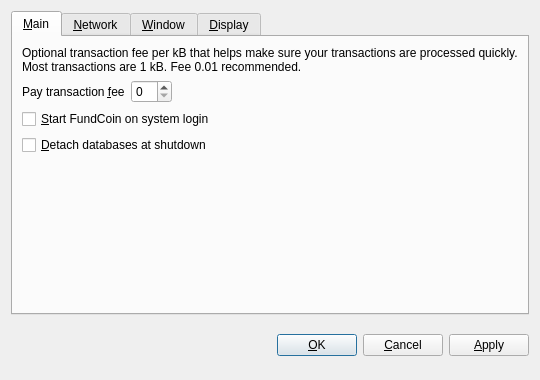
<?xml version="1.0" encoding="UTF-8"?>
<ui version="4.0">
 <class>OptionsDialog</class>
 <widget class="QDialog" name="OptionsDialog">
  <property name="geometry">
   <rect>
    <x>0</x>
    <y>0</y>
    <width>540</width>
    <height>380</height>
   </rect>
  </property>
  <property name="windowTitle">
   <string>Options</string>
  </property>
  <property name="modal">
   <bool>true</bool>
  </property>
  <layout class="QVBoxLayout" name="verticalLayout">
   <item>
    <widget class="QTabWidget" name="tabWidget">
     <property name="tabPosition">
      <enum>QTabWidget::North</enum>
     </property>
     <property name="currentIndex">
      <number>0</number>
     </property>
     <widget class="QWidget" name="tabMain">
      <attribute name="title">
       <string>&amp;Main</string>
      </attribute>
      <layout class="QVBoxLayout" name="verticalLayout_Main">
       <item>
        <widget class="QLabel" name="transactionFeeInfoLabel">
         <property name="text">
          <string>Optional transaction fee per kB that helps make sure your transactions are processed quickly. Most transactions are 1 kB. Fee 0.01 recommended.</string>
         </property>
         <property name="textFormat">
          <enum>Qt::PlainText</enum>
         </property>
         <property name="wordWrap">
          <bool>true</bool>
         </property>
        </widget>
       </item>
       <item>
        <layout class="QHBoxLayout" name="horizontalLayout_Main">
         <item>
          <widget class="QLabel" name="transactionFeeLabel">
           <property name="text">
            <string>Pay transaction &amp;fee</string>
           </property>
           <property name="textFormat">
            <enum>Qt::PlainText</enum>
           </property>
           <property name="buddy">
            <cstring>transactionFee</cstring>
           </property>
          </widget>
         </item>
         <item>
          <widget class="BitcoinAmountField" name="transactionFee"/>
         </item>
         <item>
          <spacer name="horizontalSpacer_Main">
           <property name="orientation">
            <enum>Qt::Horizontal</enum>
           </property>
           <property name="sizeHint" stdset="0">
            <size>
             <width>40</width>
             <height>20</height>
            </size>
           </property>
          </spacer>
         </item>
        </layout>
       </item>
       <item>
        <widget class="QCheckBox" name="bitcoinAtStartup">
         <property name="toolTip">
          <string>Automatically start FundCoin after logging in to the system.</string>
         </property>
         <property name="text">
          <string>&amp;Start FundCoin on system login</string>
         </property>
        </widget>
       </item>
       <item>
        <widget class="QCheckBox" name="detachDatabases">
         <property name="toolTip">
          <string>Detach block and address databases at shutdown. This means they can be moved to another data directory, but it slows down shutdown. The wallet is always detached.</string>
         </property>
         <property name="text">
          <string>&amp;Detach databases at shutdown</string>
         </property>
        </widget>
       </item>
       <item>
        <spacer name="verticalSpacer_Main">
         <property name="orientation">
          <enum>Qt::Vertical</enum>
         </property>
         <property name="sizeHint" stdset="0">
          <size>
           <width>20</width>
           <height>40</height>
          </size>
         </property>
        </spacer>
       </item>
      </layout>
     </widget>
     <widget class="QWidget" name="tabNetwork">
      <attribute name="title">
       <string>&amp;Network</string>
      </attribute>
      <layout class="QVBoxLayout" name="verticalLayout_Network">
       <item>
        <widget class="QCheckBox" name="mapPortUpnp">
         <property name="toolTip">
          <string>Automatically open the FundCoin client port on the router. This only works when your router supports UPnP and it is enabled.</string>
         </property>
         <property name="text">
          <string>Map port using &amp;UPnP</string>
         </property>
        </widget>
       </item>
       <item>
        <widget class="QCheckBox" name="connectSocks">
         <property name="toolTip">
          <string>Connect to the FundCoin network through a SOCKS proxy (e.g. when connecting through Tor).</string>
         </property>
         <property name="text">
          <string>&amp;Connect through SOCKS proxy:</string>
         </property>
        </widget>
       </item>
       <item>
        <layout class="QHBoxLayout" name="horizontalLayout_Network">
         <item>
          <widget class="QLabel" name="proxyIpLabel">
           <property name="text">
            <string>Proxy &amp;IP:</string>
           </property>
           <property name="textFormat">
            <enum>Qt::PlainText</enum>
           </property>
           <property name="buddy">
            <cstring>proxyIp</cstring>
           </property>
          </widget>
         </item>
         <item>
          <widget class="QValidatedLineEdit" name="proxyIp">
           <property name="maximumSize">
            <size>
             <width>140</width>
             <height>16777215</height>
            </size>
           </property>
           <property name="toolTip">
            <string>IP address of the proxy (e.g. 127.0.0.1)</string>
           </property>
          </widget>
         </item>
         <item>
          <widget class="QLabel" name="proxyPortLabel">
           <property name="text">
            <string>&amp;Port:</string>
           </property>
           <property name="textFormat">
            <enum>Qt::PlainText</enum>
           </property>
           <property name="buddy">
            <cstring>proxyPort</cstring>
           </property>
          </widget>
         </item>
         <item>
          <widget class="QLineEdit" name="proxyPort">
           <property name="maximumSize">
            <size>
             <width>55</width>
             <height>16777215</height>
            </size>
           </property>
           <property name="toolTip">
            <string>Port of the proxy (e.g. 9050)</string>
           </property>
          </widget>
         </item>
         <item>
          <widget class="QLabel" name="socksVersionLabel">
           <property name="text">
            <string>SOCKS &amp;Version:</string>
           </property>
           <property name="textFormat">
            <enum>Qt::PlainText</enum>
           </property>
           <property name="buddy">
            <cstring>socksVersion</cstring>
           </property>
          </widget>
         </item>
         <item>
          <widget class="QValueComboBox" name="socksVersion">
           <property name="toolTip">
            <string>SOCKS version of the proxy (e.g. 5)</string>
           </property>
          </widget>
         </item>
         <item>
          <spacer name="horizontalSpacer_Network">
           <property name="orientation">
            <enum>Qt::Horizontal</enum>
           </property>
           <property name="sizeHint" stdset="0">
            <size>
             <width>40</width>
             <height>20</height>
            </size>
           </property>
          </spacer>
         </item>
        </layout>
       </item>
       <item>
        <spacer name="verticalSpacer_Network">
         <property name="orientation">
          <enum>Qt::Vertical</enum>
         </property>
         <property name="sizeHint" stdset="0">
          <size>
           <width>20</width>
           <height>40</height>
          </size>
         </property>
        </spacer>
       </item>
      </layout>
     </widget>
     <widget class="QWidget" name="tabWindow">
      <attribute name="title">
       <string>&amp;Window</string>
      </attribute>
      <layout class="QVBoxLayout" name="verticalLayout_Window">
       <item>
        <widget class="QCheckBox" name="minimizeToTray">
         <property name="toolTip">
          <string>Show only a tray icon after minimizing the window.</string>
         </property>
         <property name="text">
          <string>&amp;Minimize to the tray instead of the taskbar</string>
         </property>
        </widget>
       </item>
       <item>
        <widget class="QCheckBox" name="minimizeOnClose">
         <property name="toolTip">
          <string>Minimize instead of exit the application when the window is closed. When this option is enabled, the application will be closed only after selecting Quit in the menu.</string>
         </property>
         <property name="text">
          <string>M&amp;inimize on close</string>
         </property>
        </widget>
       </item>
       <item>
        <spacer name="verticalSpacer_Window">
         <property name="orientation">
          <enum>Qt::Vertical</enum>
         </property>
         <property name="sizeHint" stdset="0">
          <size>
           <width>20</width>
           <height>40</height>
          </size>
         </property>
        </spacer>
       </item>
      </layout>
     </widget>
     <widget class="QWidget" name="tabDisplay">
      <attribute name="title">
       <string>&amp;Display</string>
      </attribute>
      <layout class="QVBoxLayout" name="verticalLayout_Display">
       <item>
        <layout class="QHBoxLayout" name="horizontalLayout_1_Display">
         <item>
          <widget class="QLabel" name="langLabel">
           <property name="text">
            <string>User Interface &amp;language:</string>
           </property>
           <property name="textFormat">
            <enum>Qt::PlainText</enum>
           </property>
           <property name="buddy">
            <cstring>lang</cstring>
           </property>
          </widget>
         </item>
         <item>
          <widget class="QValueComboBox" name="lang">
           <property name="toolTip">
            <string>The user interface language can be set here. This setting will take effect after restarting FundCoin.</string>
           </property>
          </widget>
         </item>
        </layout>
       </item>
       <item>
        <layout class="QHBoxLayout" name="horizontalLayout_2_Display">
         <item>
          <widget class="QLabel" name="unitLabel">
           <property name="text">
            <string>&amp;Unit to show amounts in:</string>
           </property>
           <property name="textFormat">
            <enum>Qt::PlainText</enum>
           </property>
           <property name="buddy">
            <cstring>unit</cstring>
           </property>
          </widget>
         </item>
         <item>
          <widget class="QValueComboBox" name="unit">
           <property name="toolTip">
            <string>Choose the default subdivision unit to show in the interface and when sending coins.</string>
           </property>
          </widget>
         </item>
        </layout>
       </item>
       <item>
        <widget class="QCheckBox" name="displayAddresses">
         <property name="toolTip">
          <string>Whether to show FundCoin addresses in the transaction list or not.</string>
         </property>
         <property name="text">
          <string>&amp;Display addresses in transaction list</string>
         </property>
        </widget>
       </item>
       <item>
        <widget class="QCheckBox" name="coinControlFeatures">
         <property name="toolTip">
          <string>Whether to show coin control features or not.</string>
         </property>
         <property name="text">
          <string>Display coin &amp;control features (experts only!)</string>
         </property>
        </widget>
       </item>
       <item>
        <spacer name="verticalSpacer_Display">
         <property name="orientation">
          <enum>Qt::Vertical</enum>
         </property>
         <property name="sizeHint" stdset="0">
          <size>
           <width>20</width>
           <height>40</height>
          </size>
         </property>
        </spacer>
       </item>
      </layout>
     </widget>
    </widget>
   </item>
   <item>
    <layout class="QHBoxLayout" name="horizontalLayout_Buttons">
     <item>
      <spacer name="horizontalSpacer_1">
       <property name="orientation">
        <enum>Qt::Horizontal</enum>
       </property>
       <property name="sizeHint" stdset="0">
        <size>
         <width>40</width>
         <height>48</height>
        </size>
       </property>
      </spacer>
     </item>
     <item>
      <widget class="QLabel" name="statusLabel">
       <property name="font">
        <font>
         <weight>75</weight>
         <bold>true</bold>
        </font>
       </property>
       <property name="text">
        <string/>
       </property>
       <property name="textFormat">
        <enum>Qt::PlainText</enum>
       </property>
       <property name="wordWrap">
        <bool>true</bool>
       </property>
      </widget>
     </item>
     <item>
      <spacer name="horizontalSpacer_2">
       <property name="orientation">
        <enum>Qt::Horizontal</enum>
       </property>
       <property name="sizeHint" stdset="0">
        <size>
         <width>40</width>
         <height>48</height>
        </size>
       </property>
      </spacer>
     </item>
     <item>
      <widget class="QPushButton" name="okButton">
       <property name="text">
        <string>&amp;OK</string>
       </property>
      </widget>
     </item>
     <item>
      <widget class="QPushButton" name="cancelButton">
       <property name="text">
        <string>&amp;Cancel</string>
       </property>
       <property name="autoDefault">
        <bool>false</bool>
       </property>
      </widget>
     </item>
     <item>
      <widget class="QPushButton" name="applyButton">
       <property name="text">
        <string>&amp;Apply</string>
       </property>
       <property name="autoDefault">
        <bool>false</bool>
       </property>
      </widget>
     </item>
    </layout>
   </item>
  </layout>
 </widget>
 <customwidgets>
  <customwidget>
   <class>BitcoinAmountField</class>
   <extends>QSpinBox</extends>
   <header>bitcoinamountfield.h</header>
  </customwidget>
  <customwidget>
   <class>QValueComboBox</class>
   <extends>QComboBox</extends>
   <header>qvaluecombobox.h</header>
  </customwidget>
  <customwidget>
   <class>QValidatedLineEdit</class>
   <extends>QLineEdit</extends>
   <header>qvalidatedlineedit.h</header>
  </customwidget>
 </customwidgets>
 <resources/>
 <connections/>
</ui>
